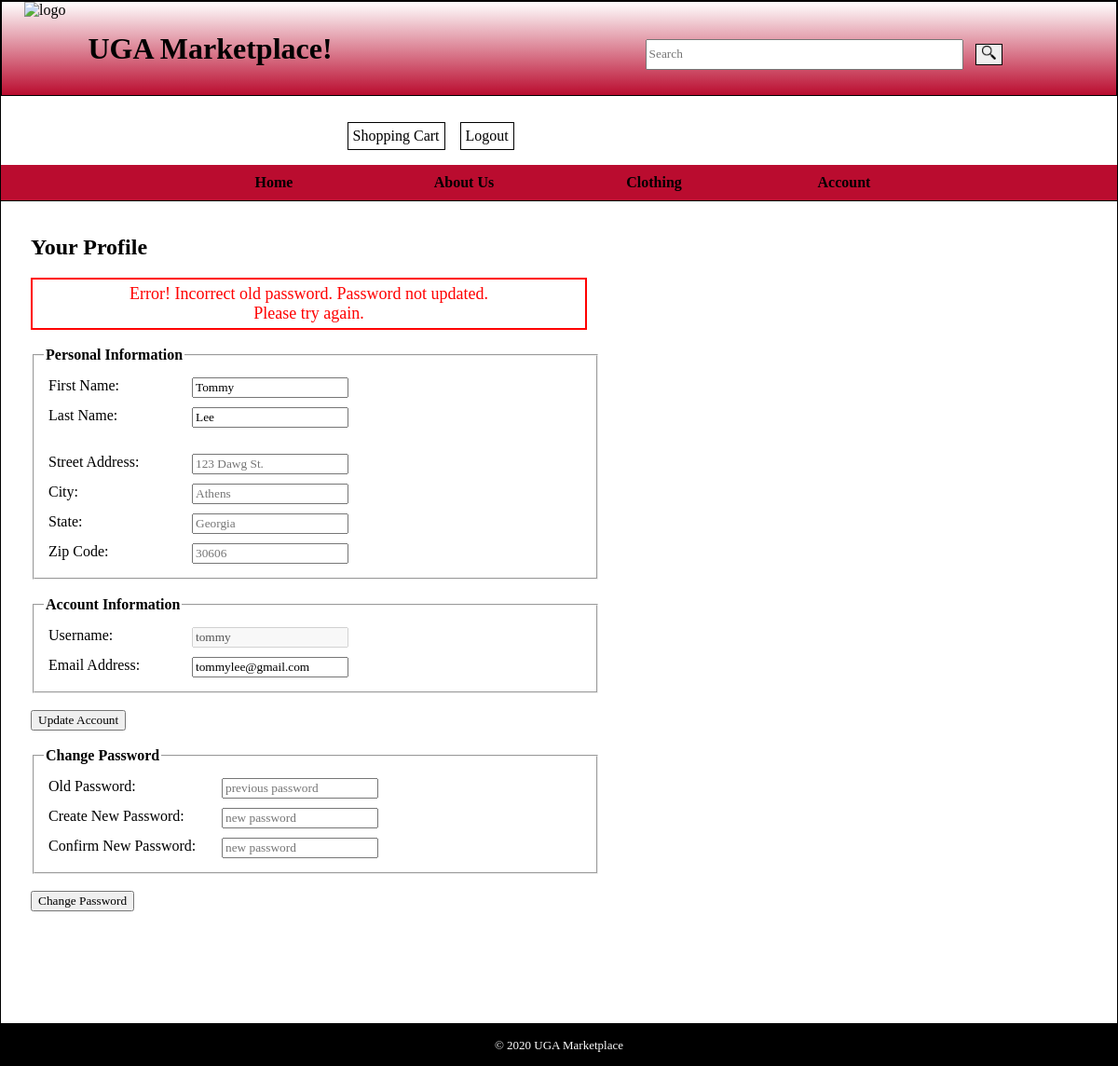
The page /changePasswordError.php (signed in) on the database its author committed.
### tables this page shows
CREATE TABLE `user` (
  `user_id` int(11) NOT NULL AUTO_INCREMENT,
  `firstName` varchar(45) DEFAULT NULL,
  `lastName` varchar(45) DEFAULT NULL,
  `username` varchar(45) NOT NULL,
  `email` varchar(45) DEFAULT NULL UNIQUE,
  `password` varchar(255) DEFAULT NULL,
  `user_type` varchar(45) DEFAULT NULL,
  PRIMARY KEY (`user_id`)
);

### forms/updateInfoForm.php (the view)
<form id="updateInfoForm" action="updateAccount.php" method="POST">
                <fieldset id="personalInfo">
                    <legend><b>Personal Information</b></legend>
                    <label for="firstName">First Name:</label>
                    <input type="text" name="firstName" placeholder="First Name" value = "<?php echo $data['firstName']; ?>" required><br>
                    <label for="lastName">Last Name:</label>
                    <input type="text" name="lastName" placeholder="Last Name" value = "<?php echo $data['lastName']; ?>" required><br><br>
                    <label for="streetAddress">Street Address:</label>
                    <input type="text" name="streetAddress" placeholder="123 Dawg St." value = "<?php echo $profile['streetAddr']; ?>" required><br>
                    <label for="city">City:</label>
                    <input type="text" name="city" placeholder="Athens" value = "<?php echo $profile['city']; ?>" required><br>
                    <label for="state">State:</label>
                    <input type="text" name="state" placeholder="Georgia" value = "<?php echo $profile['state']; ?>" required><br>
                    <label for="zipCode">Zip Code:</label>
                    <input type="text" name="zipCode" placeholder="30606" value = "<?php echo $profile['zip']; ?>" required><br>
                </fieldset> <br>
                <fieldset id="accountInfo">
                    <legend><b>Account Information</b></legend>
                    <label for="username">Username:</label>
                    <input type="text" name="username" placeholder="hairydawg123" value = "<?php echo $data['username']; ?>" disabled><br>
                    <label for="email">Email Address:</label>
                    <input type="text" name="email" placeholder="hairydawg123@uga.edu" value = "<?php echo $data['email']; ?>" required><br>
                </fieldset><br>
                <button type="submit" id="updateAccountButton">Update Account</button>
            </form>

### css/edit_profile.css (style rules this page uses)
* { font-family: Georgia, 'Times New Roman', Times, serif; }
body { border: thin solid black; height: 100%; margin: 0em auto; padding: 0em; }
#updateInfoForm label { margin: 5px; float: left; text-align: left; width: 9em; }
#updateInfoForm input { margin: 5px; width: 12em; }
#updateInfoForm fieldset { width: 50%; padding: 10px; }

### rows shown on the page
user: firstName "Tommy", lastName "Lee", username "tommy", email "tommylee@gmail.com"

### other values the page prints
$error "Incorrect old password. Password not updated."
